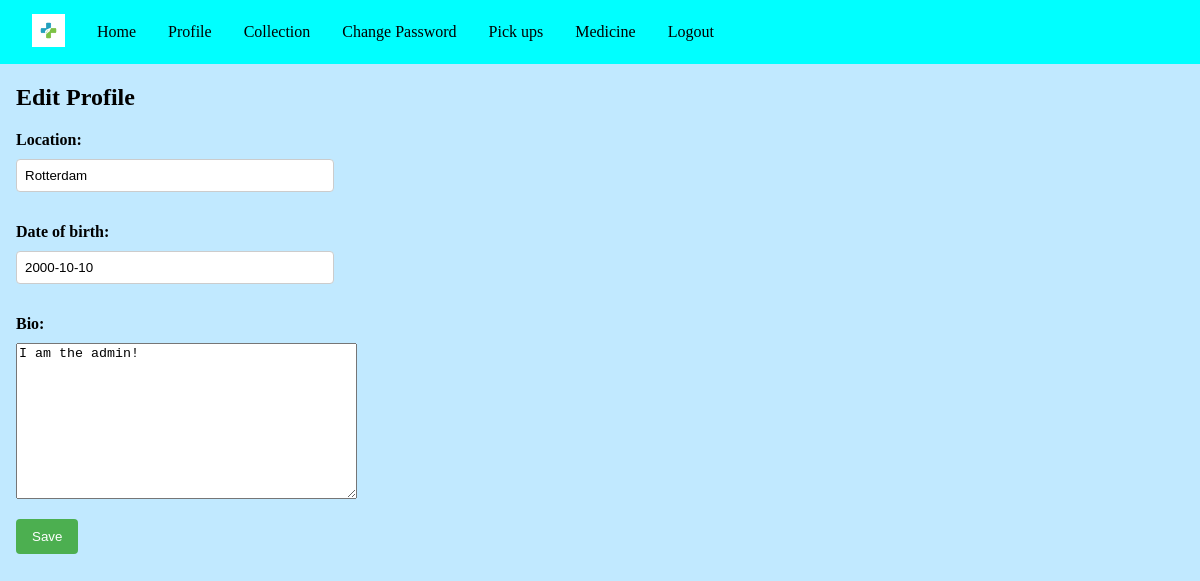
/profile/ (signed in), run on the app's committed database.
### base/models.py (models this page shows, shortened)
class Profile(models.Model):
    location = models.CharField(max_length=100)
    date_of_birth = models.DateField(null=True, blank=True)
    bio = models.TextField()
    user = models.OneToOneField(User, on_delete=models.CASCADE)

### base/views.py (the view)
# urls.py: path("profile/", views.edit_profile, name="profile"),
@login_required
def edit_profile(request):
    profile = Profile.objects.get(user=request.user)
    if request.method == "POST":
        form = ProfileForm(request.POST, instance=profile)
        if form.is_valid():
            form.save()
            messages.success(request, "Profile updated successfully")
            return redirect("profile")
    else:
        form = ProfileForm(instance=profile)
    context = {"form": form}
    return render(request, "base/profile.html", context)

### base/forms.py
class ProfileForm(forms.ModelForm):
    class Meta:
        model = Profile
        fields = ("location", "date_of_birth", "bio")

### base/templates/base/profile.html (shortened to what this page needs)
{% extends 'base/base.html' %}
{% block content %}
    <h2>Edit Profile</h2>
    <form method="POST">
        {{ form.as_p }}
        <button type="submit" class="button">Save</button>
    </form>
{% endblock content %}

### base/static/base/css/styles.css (style rules this page uses)
body { background-color: rgb(193, 233, 255); margin: 0; }

### base/static/base/css/forms.css (style rules this page uses)
form { max-width: 300px; }
form label { display: block; margin-bottom: 10px; font-weight: bold; }
form input, form select { width: 100%; padding: 8px; margin-bottom: 15px; border: 1px solid #ccc; border-radius: 4px; }
form .button { background-color: #4CAF50; color: white; padding: 10px 16px; border: none; border-radius: 4px; cursor: pointer; }
.button { display: inline-block; color: white; padding: 4px 8px; border: none; border-radius: 4px; cursor: pointer; }

### data on the page
Profile: location "Rotterdam", date_of_birth "2000-10-10", bio "I am the admin!"
